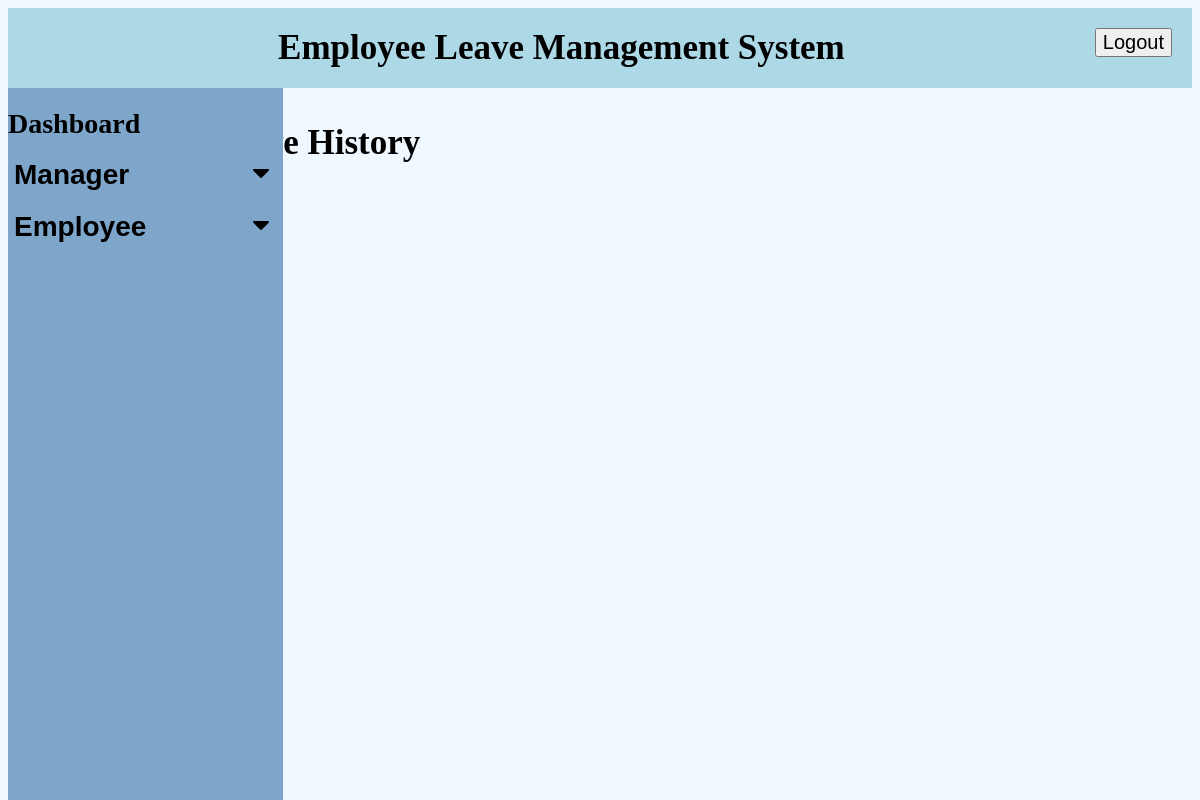
The app's page /company/managerleavehistory.php, older data.
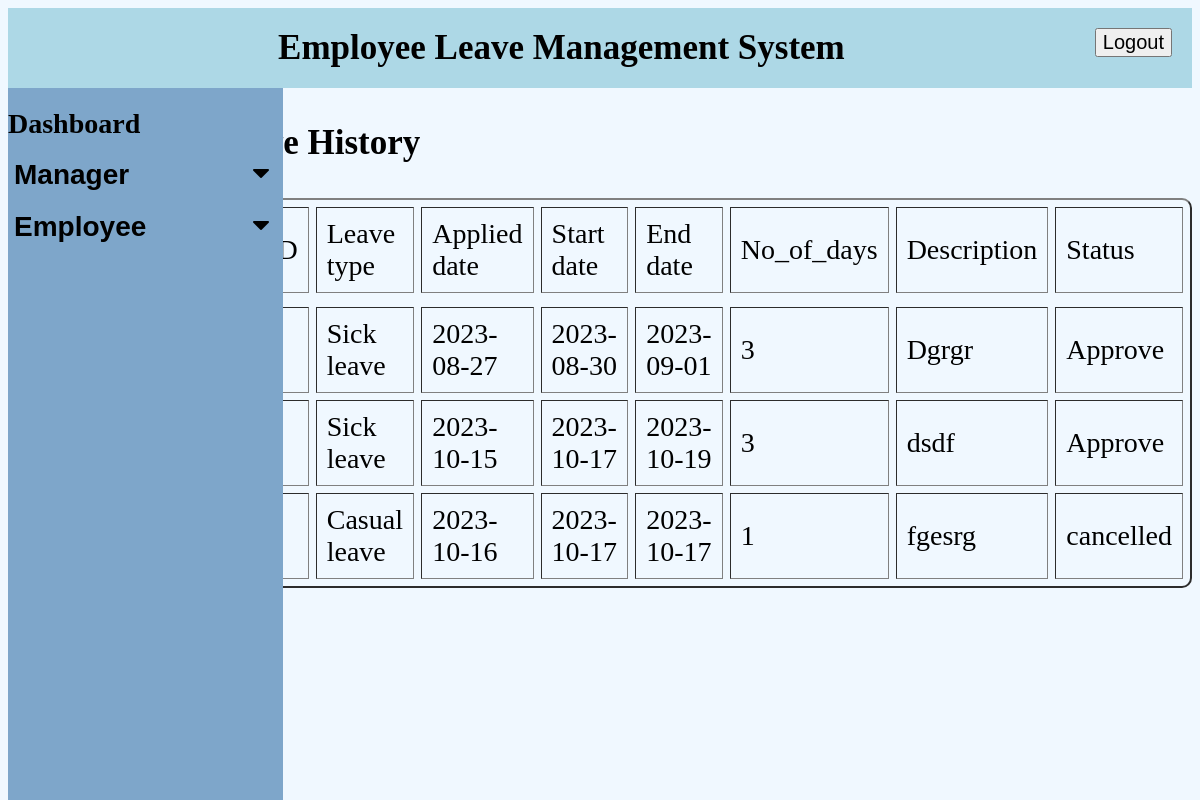
The same page, newer data.
### tables this page shows
CREATE TABLE `managerleaves` (
  `ID` int(11) NOT NULL,
  `Leave_type` varchar(50) NOT NULL,
  `Applied_date` date NOT NULL,
  `Start_date` date NOT NULL,
  `End_date` date NOT NULL,
  `No_of_days` int(11) NOT NULL,
  `Description` varchar(50) NOT NULL,
  `Status` char(50) NOT NULL,
  `M_id` int(11) NOT NULL,
  `processed` tinyint(1) DEFAULT 0,
  `Response_reason` varchar(255) NOT NULL
);

### company/managerleavehistory.php (the view, shortened to what this page needs)
<?php
include('connection.php');
?>
<html>
    <head>
        <link rel="stylesheet" href="https://cdnjs.cloudflare.com/ajax/libs/font-awesome/4.7.0/css/font-awesome.min.css">
        <link rel ="stylesheet" href="style.css">
    </head>
<body>
    <nav>Employee Leave Management System
      <button  class="drop" onclick="window.location.href='logout.php';">Logout
    </button>
    </nav>
    <div class="sidenav">
    <a href ="companydashboard.php">Dashboard</a><br>
        <button class="dropdown-btn">Manager
            <i class="fa fa-caret-down"></i>
        </button>
        <br>
        <button class="dropdown-btn">Employee
            <i class="fa fa-caret-down"></i>
        </button>
        <br>
        <br>
    </div>
    <h3>Leave History</h3>
<?php
  $sql = "SELECT * FROM managerleaves ";
  $result = mysqli_query($con, $sql);
  if (mysqli_num_rows($result) > 0 ) { ?>
  <form action="" method="POST">
  <div class="table-content">
      <table border = "2" cellpadding = "10px" cellspacing="7px" width = "100%">
            <tr>
              <td>M_ID</td>
              <td>Leave type</td>
              <td>Applied date</td>
              <td>Start date</td>
              <td>End date</td>
              <td>No_of_days</td>
              <td>Description</td>
              <td>Status</td>
            <tr>
            <?php
                while($row = mysqli_fetch_array($result)) {
                ?>
          <tr>
            <td><?php echo $row["M_id" ]; ?></td>
            <td><?php echo $row["Leave_type" ]; ?></td>
            <td><?php echo $row["Applied_date" ]; ?></td>
            <td><?php echo $row["Start_date" ]; ?></td>
            <td><?php echo $row["End_date" ]; ?></td>
            <td><?php echo $row["No_of_days" ]; ?></td>
            <td><?php echo $row["Description" ]; ?></td>
            <td><?php echo $row["Status" ]; ?></td>
            </tr>
            <?php
                }
                ?>
  <?php
}
?>
</table>
</body>
</html>

### company/style.css (style rules this page uses)
body { background-color: aliceblue; }
nav { background-color: lightblue; font-size: 35px; padding: 20px; font-weight: bolder; text-align: center; }
.sidenav { height: 100%; width: 275px; position: fixed; background-color: rgb(126, 166, 202); padding-top: 20px; }
.sidenav a, .dropdown-btn { padding: 6px,8px,6px,16px; text-decoration: none; font-size: 28px; font-weight: bold; color: black; width:100% ; text-align: left; padding-left: px; display: block; cursor: pointer; background-color: rgb(126, 166, 202); border: none; }
.fa-caret-down { float: right; padding-right: 8px; }
.drop { float: right; }
button { font-size: 20px; }
table { border-radius: 10px; width: 100%; }
.table-content { margin-left: 17%; }
h3 { margin-left: 17%; font-size: 35px; }
td { font-size: 28px; }

Row changes from the older to the newer data that the page shows:
added managerleaves: Leave_type "Sick leave", Applied_date "2023-08-27", Start_date "2023-08-30", End_date "2023-09-01", No_of_days "3", Description "Dgrgr", Status "Approve"
added managerleaves: Leave_type "Sick leave", Applied_date "2023-10-15", Start_date "2023-10-17", End_date "2023-10-19", No_of_days "3", Description "dsdf", Status "Approve"
added managerleaves: Leave_type "Casual leave", Applied_date "2023-10-16", Start_date "2023-10-17", End_date "2023-10-17", No_of_days "1", Description "fgesrg", Status "cancelled"
Text that changed along with them:
text now shown: "Leave type Applied date Start date End date No_of_days Description Status"
